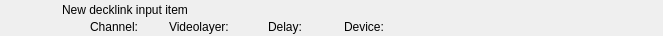
<?xml version="1.0" encoding="UTF-8"?>
<ui version="4.0">
 <class>RundownDeckLinkInputWidget</class>
 <widget class="QWidget" name="RundownDeckLinkInputWidget">
  <property name="geometry">
   <rect>
    <x>0</x>
    <y>0</y>
    <width>663</width>
    <height>36</height>
   </rect>
  </property>
  <layout class="QHBoxLayout" name="horizontalLayout">
   <property name="margin">
    <number>0</number>
   </property>
   <item>
    <widget class="QFrame" name="frameItem">
     <property name="sizePolicy">
      <sizepolicy hsizetype="Preferred" vsizetype="Fixed">
       <horstretch>0</horstretch>
       <verstretch>0</verstretch>
      </sizepolicy>
     </property>
     <property name="minimumSize">
      <size>
       <width>0</width>
       <height>36</height>
      </size>
     </property>
     <widget class="QLabel" name="labelThumbnail">
      <property name="geometry">
       <rect>
        <x>22</x>
        <y>2</y>
        <width>32</width>
        <height>32</height>
       </rect>
      </property>
      <property name="text">
       <string/>
      </property>
      <property name="pixmap">
       <pixmap resource="../Resource.qrc">:/Graphics/Images/Producer.png</pixmap>
      </property>
      <property name="scaledContents">
       <bool>true</bool>
      </property>
     </widget>
     <widget class="QLabel" name="labelName">
      <property name="geometry">
       <rect>
        <x>62</x>
        <y>2</y>
        <width>533</width>
        <height>16</height>
       </rect>
      </property>
      <property name="text">
       <string>New decklink input item</string>
      </property>
     </widget>
     <widget class="QLabel" name="labelChannel">
      <property name="geometry">
       <rect>
        <x>90</x>
        <y>19</y>
        <width>70</width>
        <height>16</height>
       </rect>
      </property>
      <property name="text">
       <string>Channel:</string>
      </property>
     </widget>
     <widget class="QLabel" name="labelVideolayer">
      <property name="geometry">
       <rect>
        <x>169</x>
        <y>19</y>
        <width>90</width>
        <height>16</height>
       </rect>
      </property>
      <property name="text">
       <string>Videolayer:</string>
      </property>
     </widget>
     <widget class="QLabel" name="labelColor">
      <property name="geometry">
       <rect>
        <x>0</x>
        <y>0</y>
        <width>18</width>
        <height>36</height>
       </rect>
      </property>
      <property name="text">
       <string/>
      </property>
     </widget>
     <widget class="QLabel" name="labelGroupColor">
      <property name="geometry">
       <rect>
        <x>0</x>
        <y>0</y>
        <width>6</width>
        <height>36</height>
       </rect>
      </property>
      <property name="text">
       <string/>
      </property>
     </widget>
     <widget class="QLabel" name="labelDevice">
      <property name="geometry">
       <rect>
        <x>344</x>
        <y>19</y>
        <width>301</width>
        <height>16</height>
       </rect>
      </property>
      <property name="text">
       <string>Device:</string>
      </property>
     </widget>
     <widget class="QLabel" name="labelDelay">
      <property name="geometry">
       <rect>
        <x>268</x>
        <y>19</y>
        <width>67</width>
        <height>16</height>
       </rect>
      </property>
      <property name="text">
       <string>Delay:</string>
      </property>
     </widget>
    </widget>
   </item>
   <item>
    <widget class="QLabel" name="labelGpiTriggerable">
     <property name="minimumSize">
      <size>
       <width>32</width>
       <height>32</height>
      </size>
     </property>
     <property name="maximumSize">
      <size>
       <width>32</width>
       <height>32</height>
      </size>
     </property>
     <property name="text">
      <string/>
     </property>
     <property name="pixmap">
      <pixmap resource="../Resource.qrc">:/Graphics/Images/GpiTriggerable.png</pixmap>
     </property>
    </widget>
   </item>
   <item>
    <widget class="QLabel" name="labelDisconnected">
     <property name="minimumSize">
      <size>
       <width>32</width>
       <height>32</height>
      </size>
     </property>
     <property name="maximumSize">
      <size>
       <width>32</width>
       <height>32</height>
      </size>
     </property>
     <property name="text">
      <string/>
     </property>
     <property name="pixmap">
      <pixmap resource="../Resource.qrc">:/Graphics/Images/Disconnected.png</pixmap>
     </property>
    </widget>
   </item>
   <item>
    <widget class="QLabel" name="labelActiveColor">
     <property name="minimumSize">
      <size>
       <width>2</width>
       <height>36</height>
      </size>
     </property>
     <property name="maximumSize">
      <size>
       <width>2</width>
       <height>36</height>
      </size>
     </property>
     <property name="text">
      <string/>
     </property>
    </widget>
   </item>
  </layout>
 </widget>
 <resources>
  <include location="../Resource.qrc"/>
 </resources>
 <connections/>
 <slots>
  <slot>addToCombo()</slot>
 </slots>
</ui>
